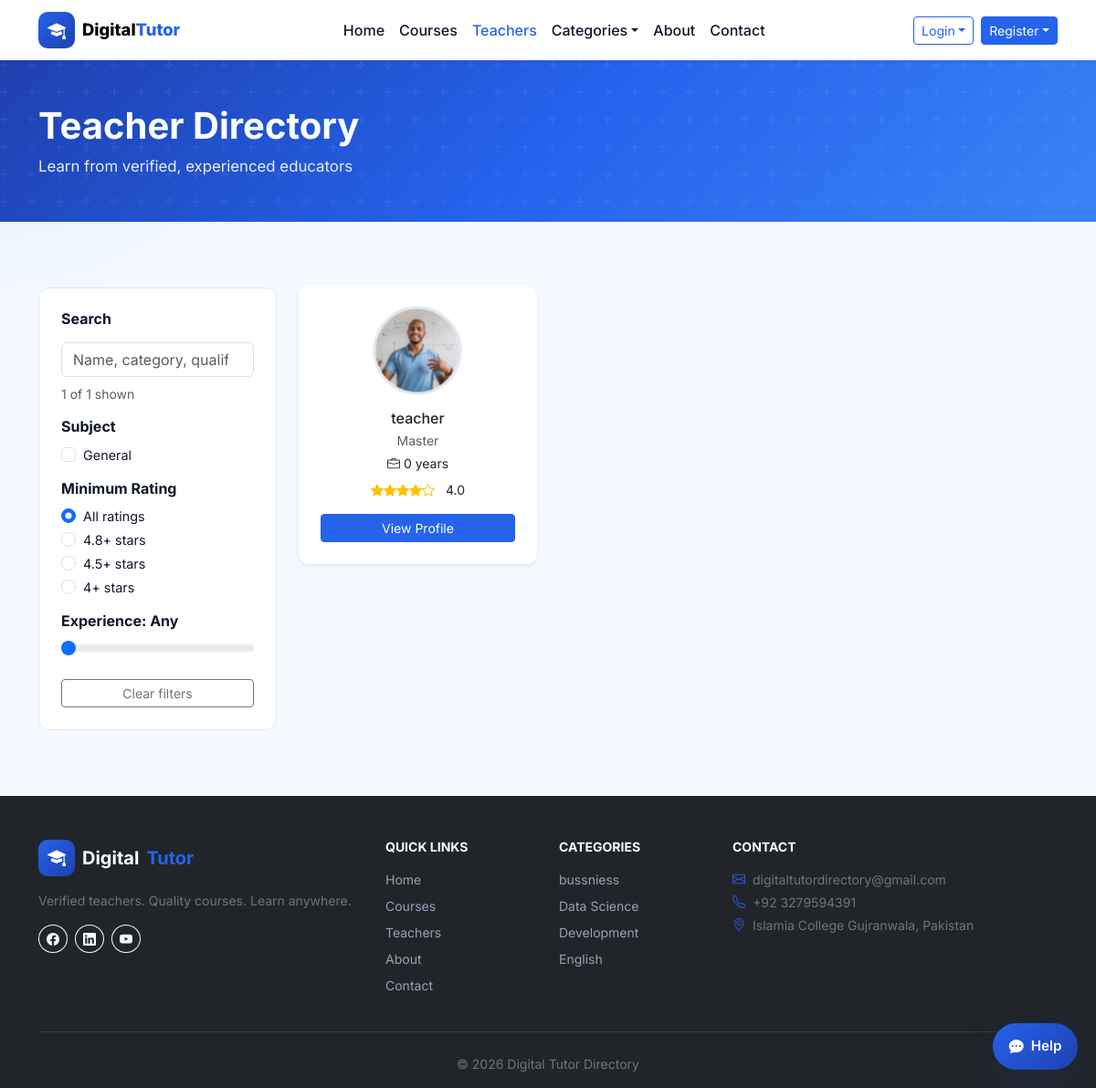
Page /pages/teachers.php on the committed database.
### tables this page shows
CREATE TABLE users (
  id INT UNSIGNED AUTO_INCREMENT PRIMARY KEY,
  name VARCHAR(120) NOT NULL,
  email VARCHAR(190) NOT NULL UNIQUE,
  phone VARCHAR(30) DEFAULT NULL,
  password_hash VARCHAR(255) NOT NULL,
  role ENUM('student','teacher','admin') NOT NULL DEFAULT 'student',
  status ENUM('active','inactive','pending','pending_verification') NOT NULL DEFAULT 'active',
  email_verified_at TIMESTAMP NULL DEFAULT NULL,
  remember_token_hash VARCHAR(255) DEFAULT NULL,
  remember_token_expires DATETIME DEFAULT NULL,
  bio TEXT DEFAULT NULL,
  avatar VARCHAR(255) DEFAULT NULL,
  created_at TIMESTAMP DEFAULT CURRENT_TIMESTAMP,
  updated_at TIMESTAMP DEFAULT CURRENT_TIMESTAMP ON UPDATE CURRENT_TIMESTAMP,
  INDEX idx_users_role (role),
  INDEX idx_users_status (status)
);

CREATE TABLE categories (
  id INT UNSIGNED AUTO_INCREMENT PRIMARY KEY,
  name VARCHAR(80) NOT NULL UNIQUE,
  slug VARCHAR(80) NOT NULL UNIQUE
);

### components/database.php (called while the page is built, shortened)
<?php
function db_config(): array
{
    static $config;
    if ($config === null) {
        $config = require __DIR__ . '/db-config.php';
    }
    return $config;
}
function db(): PDO
{
    static $pdo;
    if ($pdo instanceof PDO) {
        return $pdo;
    }
    $c = db_config();
    $dsn = sprintf('mysql:host=%s;port=%s;dbname=%s;charset=%s', $c['host'], $c['port'], $c['name'], $c['charset']);
    $pdo = new PDO($dsn, $c['user'], $c['pass'], [
        PDO::ATTR_ERRMODE => PDO::ERRMODE_EXCEPTION,
        PDO::ATTR_DEFAULT_FETCH_MODE => PDO::FETCH_ASSOC,
        PDO::ATTR_EMULATE_PREPARES => false,
    ]);
    return $pdo;
}
function db_available(): bool
{
    static $available;
    if ($available !== null) {
        return $available;
    }
    try {
        db()->query('SELECT 1 FROM users LIMIT 1');
        $available = true;
    } catch (Throwable) {
        $available = false;
    }
    return $available;
}

### includes/data.php (called while the page is built, shortened)
<?php
require_once __DIR__ . '/../components/database.php';
function getTeachers(bool $verifiedOnly = true): array
{
    if (!db_available()) {
        return fallbackTeachers();
    }
    $where = $verifiedOnly
        ? "u.role = 'teacher' AND tp.verification_status = 'verified' AND u.status = 'active'"
        : "u.role = 'teacher'";
        $sql = "SELECT u.id, u.name, u.email, u.bio, u.avatar AS photo, tp.qualification, tp.experience,
            tp.subject, tp.rating,
            COALESCE((SELECT GROUP_CONCAT(DISTINCT cat2.name SEPARATOR ',')
             FROM courses c2 JOIN categories cat2 ON cat2.id = c2.category_id
             WHERE c2.teacher_id = u.id AND c2.status = 'published'), tp.subject) AS categories,
            (SELECT COUNT(DISTINCT e.student_id) FROM enrollments e
             JOIN courses c ON c.id = e.course_id WHERE c.teacher_id = u.id) AS students
            FROM users u
            LEFT JOIN teacher_profiles tp ON tp.user_id = u.id
            WHERE $where
            ORDER BY tp.rating DESC";
    $stmt = db()->query($sql);
    return array_map(static function ($row) {
        $subjects = array_values(array_filter(array_map('trim', explode(',', (string) ($row['subject'] ?? '')))));
        $courseCategories = array_values(array_filter(array_map('trim', explode(',', (string) ($row['categories'] ?? '')))));
        return [
            'id' => (int) $row['id'],
            'name' => $row['name'],
            'email' => $row['email'] ?? '',
            'qualification' => $row['qualification'] ?? '',
            'experience' => $row['experience'] ?? '',
            'rating' => (float) ($row['rating'] ?? 0),
            'subject' => $row['subject'] ?? '',
            'subjects' => $subjects,
            'categories' => array_values(array_unique(array_merge($courseCategories, $subjects))),
            'photo' => $row['photo'] ?? '',
            'students' => (int) ($row['students'] ?? 0),
            'bio' => $row['bio'] ?? '',
        ];
    }, $stmt->fetchAll());
}
function getCategoriesWithCourses(): array
{
    $stmt = db()->query("
        SELECT DISTINCT cat.id, cat.name, cat.slug
        FROM categories cat
        INNER JOIN courses c ON c.category_id = cat.id
        WHERE c.status = 'published'
        ORDER BY cat.name
    ");
    $categories = $stmt->fetchAll();
    return $categories;
}

### pages/teachers.php (the view, shortened to what this page needs)
<?php
require_once __DIR__ . '/../components/config.php';
$teachers = mockTeachers();
$initialCategory = trim($_GET['category'] ?? $_GET['subject'] ?? '');
$subjects = [];
foreach ($teachers as $teacher) {
  $teacherSubjects = $teacher['subjects'] ?? array_filter(array_map('trim', explode(',', (string) ($teacher['subject'] ?? ''))));
  foreach ($teacherSubjects as $subject) {
    $subject = trim((string) $subject);
    if ($subject !== '') {
      $subjects[$subject] = $subject;
    }
  }
}
require_once __DIR__ . '/../components/head.php';
require_once __DIR__ . '/../components/navbar.php';
?>
<?php
require __DIR__ . '/../components/page-hero.php';
?>
<main class="section"><div class="container"><div class="row g-4">
<aside class="col-lg-3">
  <div class="filter-panel">
    <h6 class="fw-bold mb-3">Search</h6>
    <input type="search" id="teacherSearch" class="form-control mb-2" placeholder="Name, category, qualification...">
    <p class="small text-muted mb-3" id="teacherFilterCount"></p>
    <?php if ($subjects): ?>
    <h6 class="fw-bold mt-3 mb-2">Subject</h6>
    <?php foreach ($subjects as $subject):
      $subjectId = 'ts' . preg_replace('/[^a-zA-Z0-9]/', '', $subject);
    ?>
    <div class="form-check">
      <input class="form-check-input filter-teacher-subject" type="checkbox" value="<?= htmlspecialchars($subject) ?>" id="<?= htmlspecialchars($subjectId) ?>" <?= $initialCategory === $subject ? 'checked' : '' ?>>
      <label class="form-check-label" for="<?= htmlspecialchars($subjectId) ?>"><?= htmlspecialchars($subject) ?></label>
    </div>
    <?php endforeach; ?>
    <?php endif; ?>
    <h6 class="fw-bold mt-3 mb-2">Minimum Rating</h6>
    <div class="form-check">
      <input class="form-check-input filter-teacher-rating" type="radio" name="teacherRating" value="0" id="tr0" checked>
      <label class="form-check-label" for="tr0">All ratings</label>
    </div>
    <?php foreach ([4.8, 4.5, 4.0] as $r): ?>
    <div class="form-check">
      <input class="form-check-input filter-teacher-rating" type="radio" name="teacherRating" value="<?= $r ?>" id="tr<?= str_replace('.', '', (string) $r) ?>">
      <label class="form-check-label" for="tr<?= str_replace('.', '', (string) $r) ?>"><?= $r ?>+ stars</label>
    </div>
    <?php endforeach; ?>
    <h6 class="fw-bold mt-3 mb-2">Experience: <span id="experienceLabel">Any</span></h6>
    <input type="range" class="form-range" id="experienceMin" min="0" max="15" value="0" step="1">
    <button type="button" class="btn btn-sm btn-outline-secondary w-100 mt-3" id="clearTeacherFilters">Clear filters</button>
  </div>
</aside>
<div class="col-lg-9">
  <div class="row g-4" id="teacherGrid">
    <?php foreach ($teachers as $teacher): ?>
    <div class="col-md-6 col-lg-4"><?php require __DIR__ . '/../components/teacher-card.php'; ?></div>
    <?php endforeach; ?>
  </div>
</div>
</div></div></main>
<?php
require_once __DIR__ . '/../components/footer.php';
require_once __DIR__ . '/../components/modals.php';
require_once __DIR__ . '/../components/public-footer-scripts.php';

### components/teacher-card.php (shortened to what this page needs)
<?php $teacherSubjects = $teacher['subjects'] ?? array_values(array_filter(array_map('trim', explode(',', (string) ($teacher['subject'] ?? ''))))); ?>
<?php $teacherCategories = $teacher['categories'] ?? $teacherSubjects; ?>
<article class="teacher-card card h-100 border-0 shadow-sm text-center p-4"
  data-category="<?= htmlspecialchars(implode('|', $teacherCategories)) ?>"
  data-subject="<?= htmlspecialchars(implode('|', $teacherSubjects)) ?>"
  data-rating="<?= (float)$teacher['rating'] ?>"
  data-experience="<?= (int)filter_var($teacher['experience'], FILTER_SANITIZE_NUMBER_INT) ?>"
  data-search="<?= htmlspecialchars(strtolower($teacher['name'] . ' ' . $teacher['qualification'] . ' ' . implode(' ', $teacherSubjects) . ' ' . implode(' ', $teacherCategories) . ' ' . $teacher['bio'])) ?>">
  <img src="<?= media_url($teacher['photo']) ?>" class="teacher-card__avatar rounded-circle mx-auto mb-3" alt="<?= htmlspecialchars($teacher['name']) ?>" onerror="this.onerror=null;this.src='<?= media_url('') ?>'">
  <h3 class="h6 mb-1"><?= htmlspecialchars($teacher['name']) ?></h3>
  <p class="text-muted small mb-1"><?= htmlspecialchars($teacher['qualification']) ?></p>
  <p class="small mb-2"><i class="bi bi-briefcase me-1"></i><?= htmlspecialchars($teacher['experience']) ?></p>
  <div class="rating-stars small mb-3">
    <?= renderStars((float)$teacher['rating']) ?>
    <span class="ms-2"><?= number_format($teacher['rating'], 1) ?></span>
  </div>
  <a href="<?= url('pages/teacher-profile.php?id=' . (int)$teacher['id']) ?>" class="btn btn-sm btn-primary w-100">View Profile</a>
</article>

### components/config.php (shortened to what this page needs)
<?php
require_once __DIR__ . '/database.php';
require_once __DIR__ . '/../includes/data.php';
function url(string $path = ''): string
{
    return rtrim(BASE_URL, '/') . '/' . ltrim($path, '/');
}
function media_url(?string $path, string $fallback = 'assets/images/avatars/placeholder.svg'): string
{
    $path = trim((string) $path);
    $fallback = trim($fallback);
    $projectRoot = dirname(__DIR__) . DIRECTORY_SEPARATOR;
    $resolveExistingPath = function (string $candidate) use ($projectRoot): ?string {
        if ($candidate === '') {
            return null;
        }
        if (preg_match('#^https?://#i', $candidate)) {
            return $candidate;
        }
        if (str_starts_with($candidate, BASE_URL . '/')) {
            return $candidate;
        }
        if (str_starts_with($candidate, '/')) {
            $candidate = ltrim($candidate, '/');
        }
        $relativePath = ltrim($candidate, '/');
        $fullPath = $projectRoot . str_replace('/', DIRECTORY_SEPARATOR, $relativePath);
        if ($relativePath !== '' && file_exists($fullPath)) {
            return url($relativePath);
        }
        return null;
    };
    if ($path !== '') {
        $resolvedPath = $resolveExistingPath($path);
        if ($resolvedPath !== null) {
            return $resolvedPath;
        }
    }
    if ($fallback !== '') {
        $resolvedFallback = $resolveExistingPath($fallback);
        if ($resolvedFallback !== null) {
            return $resolvedFallback;
        }
    }
    return url($fallback !== '' ? $fallback : 'assets/images/avatars/placeholder.svg');
}
function renderStars(float $rating, int $max = 5): string
{
    $html = '';
    for ($i = 1; $i <= $max; $i++) {
        if ($rating >= $i) {
            $html .= '<i class="bi bi-star-fill text-warning"></i>';
        } elseif ($rating >= $i - 0.5) {
            $html .= '<i class="bi bi-star-half text-warning"></i>';
        } else {
            $html .= '<i class="bi bi-star text-warning"></i>';
        }
    }
    return $html;
}
function mockTeachers(): array { return getTeachers(true); }

### components/footer.php
<footer class="site-footer bg-dark text-light pt-5 pb-3 mt-auto">
  <div class="container">
    <div class="row g-4">
      <div class="col-lg-4">
        <div class="d-flex align-items-center gap-2 mb-3 text-white fw-bold fs-5">
          <span class="brand-icon"><i class="bi bi-mortarboard-fill"></i></span> Digital<span class="text-primary">Tutor</span>
        </div>
        <p class="text-secondary small">Verified teachers. Quality courses. Learn anywhere.</p>
        <div class="d-flex gap-2">
          <a href="#" class="btn btn-outline-light btn-sm rounded-circle"><i class="bi bi-facebook"></i></a>
          <a href="#" class="btn btn-outline-light btn-sm rounded-circle"><i class="bi bi-linkedin"></i></a>
          <a href="#" class="btn btn-outline-light btn-sm rounded-circle"><i class="bi bi-youtube"></i></a>
        </div>
      </div>
      <div class="col-6 col-lg-2">
        <h6 class="fw-bold small text-uppercase mb-3">Quick Links</h6>
        <ul class="list-unstyled small">
          <li class="mb-2"><a class="footer-link" href="<?= url('pages/home.php') ?>">Home</a></li>
          <li class="mb-2"><a class="footer-link" href="<?= url('pages/courses.php') ?>">Courses                     </a></li>
          <li class="mb-2"><a class="footer-link" href="<?= url('pages/teachers.php') ?>">Teachers</a></li>
          <li class="mb-2"><a class="footer-link" href="<?= url('pages/about.php') ?>">About</a></li>
          <li class="mb-2"><a class="footer-link" href="<?= url('pages/contact.php') ?>">Contact</a></li>
        </ul>
      </div>
      <div class="col-6 col-lg-2">
        <h6 class="fw-bold small text-uppercase mb-3">Categories</h6>
        <ul class="list-unstyled small">
          <?php foreach (getCategoriesWithCourses() as $cat):
            $catName = is_array($cat) ? $cat['name'] : $cat;
          ?>
          <li class="mb-2"><a class="footer-link" href="<?= url('pages/courses.php?category='.urlencode($catName)) ?>"><?= htmlspecialchars($catName) ?></a></li>
          <?php endforeach; ?>
        </ul>
      </div>
      <div class="col-lg-4">
        <h6 class="fw-bold small text-uppercase mb-3">Contact</h6>
        <p class="small text-secondary mb-1"><i class="bi bi-envelope me-2 text-primary"></i>digitaltutordirectory@gmail.com</p>
        <p class="small text-secondary mb-1"><i class="bi bi-telephone me-2 text-primary"></i>+92 3279594391</p>
        <p class="small text-secondary"><i class="bi bi-geo-alt me-2 text-primary"></i>Islamia College Gujranwala, Pakistan</p>
      </div>
    </div>
    <hr class="border-secondary my-4">
    <p class="small text-secondary text-center mb-0">&copy; <?= date('Y') ?> <?= SITE_NAME ?></p>
  </div>
</footer>

### assets/css/variables.css (style rules this page uses)
:root { --primary: #2563EB; --primary-dark: #1E40AF; --secondary-bg: #F8FAFC; --border: #E2E8F0; --accent: #F59E0B; --text: #0F172A; --text-muted: #64748B; --success: #10B981; --danger: #EF4444; --radius: 12px; --radius-lg: 16px; --shadow: 0 4px 24px rgba(37, 99, 235, 0.08); --shadow-hover: 0 16px 48px rgba(30, 64, 175, 0.15); --transition: 0.25s cubic-bezier(0.4, 0, 0.2, 1); --font: 'Inter', system-ui, -apple-system, sans-serif; }

### assets/css/main.css (style rules this page uses)
*, *::before, *::after { box-sizing: border-box; }
body { font-family: var(--font); color: var(--text); background: #fff; display: flex; flex-direction: column; min-height: 100vh; }
main { flex: 1; }
.text-primary { color: var(--primary) !important; }
.btn-primary { background: var(--primary); border-color: var(--primary); }
.brand-icon { width: 40px; height: 40px; display: flex; align-items: center; justify-content: center; background: linear-gradient(135deg, var(--primary), var(--primary-dark)); color: #fff; border-radius: 10px; }
.section { padding: 4.5rem 0; }
.footer-link { color: #94A3B8; text-decoration: none; transition: color var(--transition); }
body { background: radial-gradient(circle at top left, rgba(59,130,246,.14), transparent 20%), radial-gradient(circle at bottom right, rgba(14,165,233,.08), transparent 18%), #f4f9ff; }
.course-card, .teacher-card, .kpi-card, .progress-card, .table-card, .stat-card, .step-card, .category-pill, .testimonial-card, .cta-band { perspective: 1400px; perspective-origin: 50% 50%; transform-style: preserve-3d; backface-visibility: hidden; border-radius: 28px; background: rgba(255,255,255,0.94); box-shadow: 0 32px 88px rgba(15,23,42,.12), 0 10px 36px rgba(15,23,42,.08); border: 1px solid rgba(255,255,255,.85); transition: transform .35s ease, box-shadow .35s ease, background .35s ease; }
.course-card, .teacher-card, .kpi-card, .progress-card, .table-card, .stat-card, .step-card, .category-pill, .testimonial-card, .cta-band:hover { transform: translateY(-2px); }
.course-card__thumb, .teacher-card__avatar, .hero-badge, .step-card__icon, .cta-band { transform: translateZ(18px); }

### assets/css/components.css (style rules this page uses)
.teacher-card { border-radius: var(--radius); transition: transform var(--transition), box-shadow var(--transition); }
.teacher-card__avatar { width: 96px; height: 96px; object-fit: cover; border: 3px solid var(--border); }
.filter-panel { background: #fff; border: 1px solid var(--border); border-radius: var(--radius); padding: 1.5rem; }
.filter-panel .form-check-label { font-size: 0.9rem; }

### rows in the picture
users: avatar (picture), name "teacher", qualification "Master", experience "0 years", rating "4.0"
categories: name "bussniess"
categories: name "Data Science"
categories: name "Development"
categories: name "English"

### other values in the picture
$pageHeading "Teacher Directory"
$pageSubheading "Learn from verified, experienced educators"
$subject "General"
$r "4.8"
$r "4.5"
$r "4"
SITE_NAME "Digital Tutor Directory"
